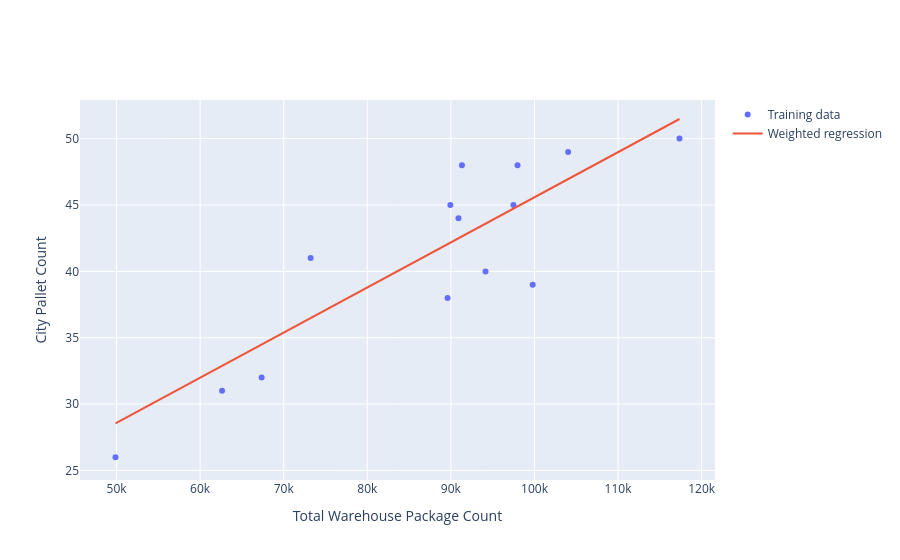

Source (notebook cell):
### Code cell
predPalPerCity([14,13,12,11,10,9,8,7,6,5,4,3,2,1], [89935, 117350, 89602, 67356, 73218, 62623, 97485,91324,90908,97972,94140,99789,49875,104027], [45,50,38,32,41,31,45,48,44,48,40,39,26,49],67422,43)

### Figure 1 — Plotly figure (JSON) as saved in the notebook; plotly's stock layout.template omitted (floating-point values rounded to 4 significant figures)
{"data": [{"mode": "markers", "name": "Training data", "type": "scatter", "x": [89935, 117350, 89602, 67356, 73218, 62623, 97485, 91324, 90908, 97972, 94140, 99789, 49875, 104027], "y": [45, 50, 38, 32, 41, 31, 45, 48, 44, 48, 40, 39, 26, 49]}, {"mode": "lines", "name": "Weighted regression", "type": "scatter", "x": [89935, 117350, 89602, 67356, 73218, 62623, 97485, 91324, 90908, 97972, 94140, 99789, 49875, 104027], "y": [42.16, 51.48, 42.05, 34.49, 36.48, 32.88, 44.73, 42.64, 42.49, 44.89, 43.59, 45.51, 28.55, 46.95]}], "layout": {"xaxis": {"title": {"text": "Total Warehouse Package Count"}}, "yaxis": {"title": {"text": "City Pallet Count"}}}}
